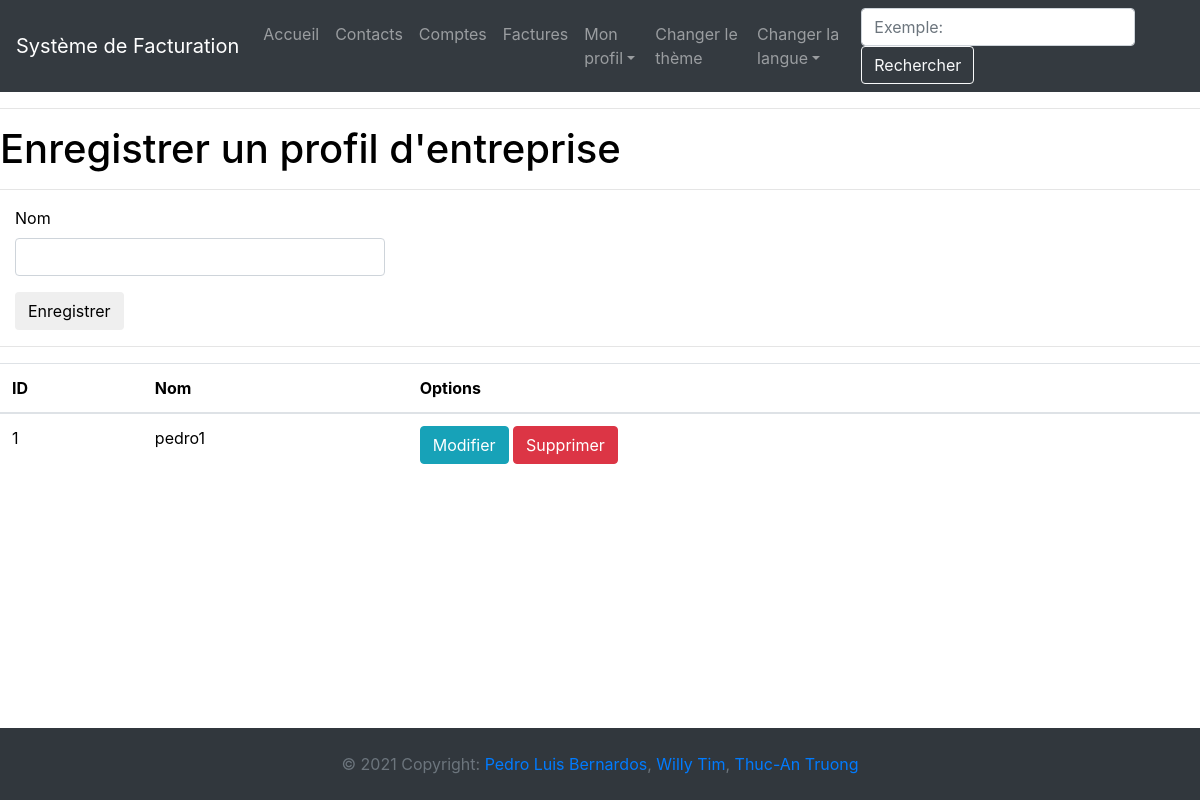
/register_company_profil (signed in), run on an earlier commit of the app's database.
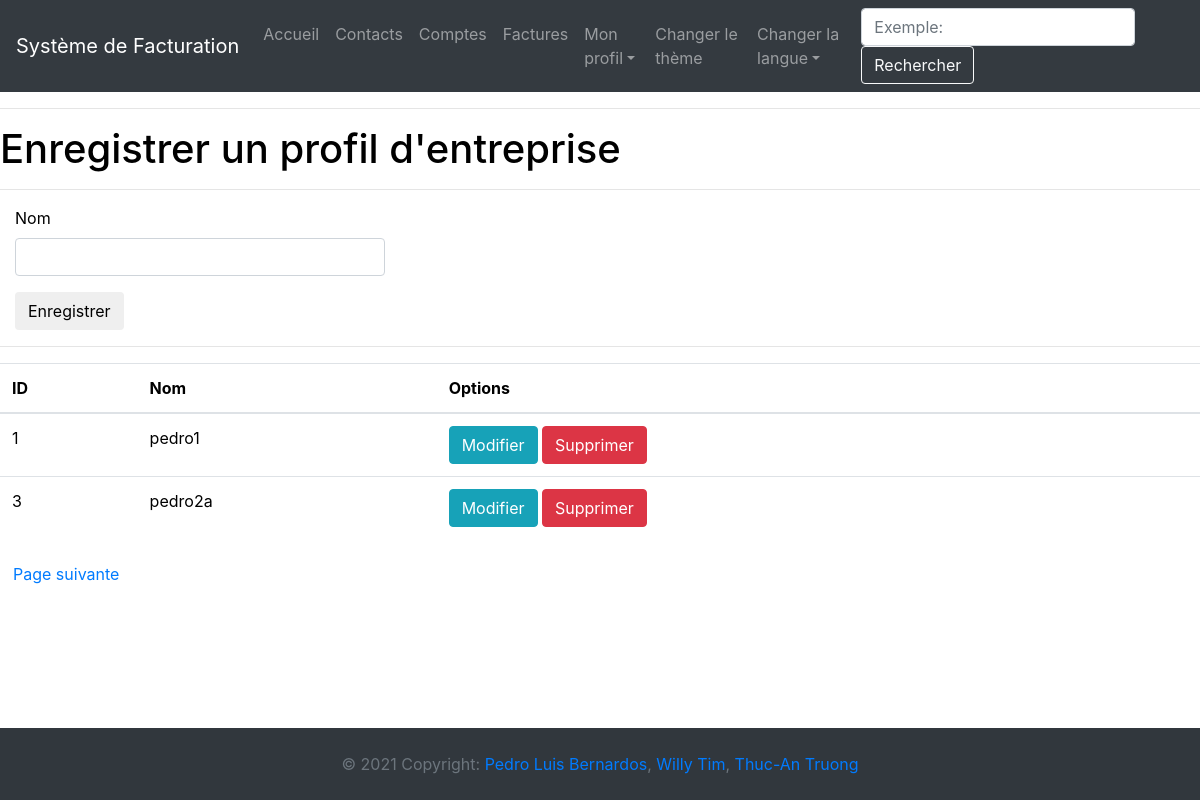
And on a later commit of the database.
### app/models.py (models this page shows, shortened)
class CompanyProfil(db.Model):
    __tablename__ = "profilEntreprise"
    id = db.Column(db.Integer, primary_key=True)
    name = db.Column(db.String(120), unique=True, nullable=False)
    user_id = db.Column(db.Integer, db.ForeignKey('user.id'))
    facture = db.relationship('Facture', back_populates="profilEntreprise")
    contact = db.relationship('Contact', back_populates="profilEntreprise")
    compte = db.relationship('Compte', back_populates="profilEntreprise")
    user = relationship("User", back_populates="profilEntreprise")

### app/entrees/routes.py (the view, shortened to what this page needs)
@bp.route('/register_company_profil', methods=['GET', 'POST'])
@login_required
def register_company_profil():
    form = CompanyProfilForm()
    page = request.args.get('page', 1, type=int)
    companyProfil = CompanyProfil.query.filter_by(user_id=current_user.id).paginate(page, app.config['COMPANY_PROFIL_PAR_PAGE'], False)
    next_url = url_for('entrees.register_company_profil', page=companyProfil.next_num) if companyProfil.has_next else None
    prev_url = url_for('entrees.register_company_profil', page=companyProfil.prev_num) if companyProfil.has_prev else None
    return render_template("entrees/register_company_profil.html", title=_('Accueil'), companyProfil=companyProfil.items, form=form, next_url=next_url, prev_url=prev_url)

### app/entrees/forms.py
class CompanyProfilForm(FlaskForm):
    name = StringField(_l('Nom'), validators=[DataRequired(message=_l("Veuillez entrer un nom")), Length(min=1, max=50, message=_l('Veuillez écrire entre 1 et 50 caractères'))])
    submit = SubmitField(_l('Enregistrer'))

### app/__init__.py (called while the page is built)
@app.context_processor
def inject_conf_var():
    return dict(AVAILABLE_LANGUAGES=app.config['LANGUAGES'], CURRENT_LANGUAGE=session.get('language',request.accept_languages.best_match(app.config['LANGUAGES'].keys())))

### app/models.py (called while the page is built)
@login.user_loader
def load_user(id):
    return User.query.get(int(id))

### app/routes.py (called while the page is built)
@app.before_request
def before_request():
    if current_user.is_authenticated:
        current_user.last_seen = datetime.utcnow()
        db.session.commit()

### app/templates/entrees/register_company_profil.html (shortened to what this page needs)
{% extends "base.html" %}
{% import 'bootstrap/wtf.html' as wtf %}
{% block app_content %}
    <h1>{{ _('Enregistrer un profil d\'entreprise') }}</h1>
    <hr>
    {% if form %}
        <div class="form-group">
            <div class="col-md-4">
                {{ wtf.quick_form(form) }}
            </div>
        </div>
        <hr>
    {% endif %}
    <table class="table table-hover">
        <thead>
          <tr>
            <th scope="col">ID</th>
            <th scope="col">{{ _('Nom') }}</th>
            <th scope="col">{{ _('Options') }}</th>
          </tr>
        </thead>
        <tbody>
    {% for company_profil in companyProfil %}
        <tr>
            <td>{{ company_profil.id }}</td>
            <td>{{ company_profil.name }}</td>
            <td>
                <a class="btn btn-info" href="{{ url_for('entrees.update_company_profil', company_profil_id=company_profil.id) }}">{{ _('Modifier') }}</a>
                <a class="btn btn-danger" href="{{ url_for('entrees.delete_company_profil', company_profil_id=company_profil.id) }}">{{ _('Supprimer') }}</a>
            </td>
        </tr>
    {% endfor %}
        </tbody>
    </table>
    {% if next_url %}
        <a class="btn btn-link" href="{{ next_url }}">{{ _('Page suivante') }}</a>
    {% endif %}
    <br><br>
{% endblock %}

What changed in the data, as far as the page shows it:
added CompanyProfil: id "3", name "pedro2a"
Also different on the page:
text now shown: "Page suivante"
